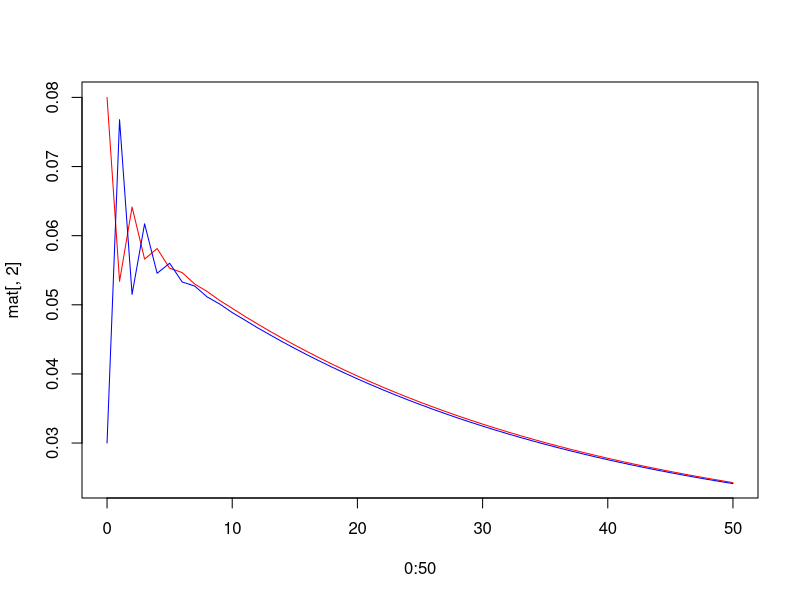

Source code (R):
A <- cbind(c(0, 1-0.05, 0.05/64),
           c(1/2, (1-0.05)/2, 0.05/128),
           c(0, 0, 1))
pi0 <- c(0.03, 0.08, 1)
b <- cbind(c(1, 0, 0), c(0, 1, 0))
e <- eigen(A)
D <- diag(e$values)
v <- e$vectors
vi <- solve(v)
pi0 %*% v %*% D %*% vi %*% b

mat <- matrix(ncol=2, nrow=51)
mat[1,] <- pi0[1:2]
for(i in 1:50)
  mat[i+1,] <- pi0 %*% v %*% D^i %*% vi %*% b

plot(0:50, mat[,2], type="l", col="red")
lines(0:50, mat[,1], col="blue")
